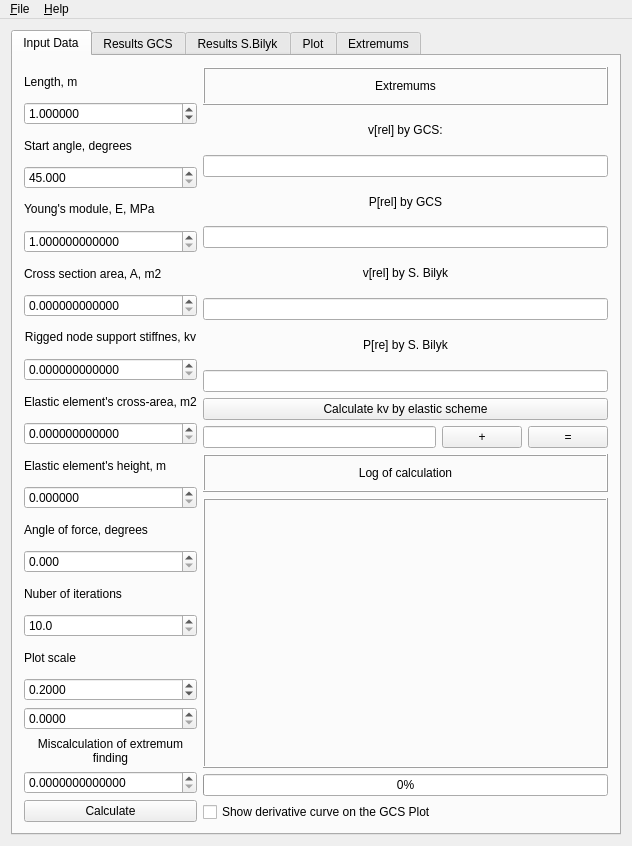
<?xml version="1.0" encoding="UTF-8"?>
<ui version="4.0">
 <class>MainWindow</class>
 <widget class="QMainWindow" name="MainWindow">
  <property name="geometry">
   <rect>
    <x>0</x>
    <y>0</y>
    <width>632</width>
    <height>846</height>
   </rect>
  </property>
  <property name="windowTitle">
   <string>Calculation of parametres of von Mises truss</string>
  </property>
  <property name="windowIcon">
   <iconset resource="../mises1.qrc">
    <normaloff>:/icons/f(x)48.png</normaloff>:/icons/f(x)48.png</iconset>
  </property>
  <widget class="QWidget" name="centralWidget">
   <layout class="QHBoxLayout" name="horizontalLayout_3">
    <property name="sizeConstraint">
     <enum>QLayout::SetMinimumSize</enum>
    </property>
    <item>
     <widget class="QTabWidget" name="tabWidget">
      <property name="currentIndex">
       <number>0</number>
      </property>
      <widget class="QWidget" name="tab1">
       <attribute name="title">
        <string>Input Data</string>
       </attribute>
       <attribute name="toolTip">
        <string>Input data for calculation</string>
       </attribute>
       <layout class="QHBoxLayout" name="horizontalLayout_6">
        <item>
         <layout class="QVBoxLayout" name="verticalLayout">
          <item>
           <widget class="QLabel" name="label_5">
            <property name="text">
             <string>Length, m</string>
            </property>
           </widget>
          </item>
          <item>
           <widget class="QDoubleSpinBox" name="arcLength">
            <property name="toolTip">
             <string>Distance between truss supports</string>
            </property>
            <property name="decimals">
             <number>6</number>
            </property>
            <property name="minimum">
             <double>0.000000000000000</double>
            </property>
            <property name="maximum">
             <double>65535.000000000000000</double>
            </property>
            <property name="value">
             <double>1.000000000000000</double>
            </property>
           </widget>
          </item>
          <item>
           <widget class="QLabel" name="alpha_0_lbl">
            <property name="text">
             <string>Start angle, degrees</string>
            </property>
           </widget>
          </item>
          <item>
           <widget class="QDoubleSpinBox" name="alpha_0">
            <property name="toolTip">
             <string>Start angle of slope of truss rod</string>
            </property>
            <property name="decimals">
             <number>3</number>
            </property>
            <property name="minimum">
             <double>45.000000000000000</double>
            </property>
            <property name="maximum">
             <double>135.000000000000000</double>
            </property>
           </widget>
          </item>
          <item>
           <widget class="QLabel" name="label">
            <property name="text">
             <string>&lt;html&gt;&lt;head/&gt;&lt;body&gt;&lt;p&gt;Young's module, E, MPa&lt;/p&gt;&lt;/body&gt;&lt;/html&gt;</string>
            </property>
           </widget>
          </item>
          <item>
           <widget class="QDoubleSpinBox" name="YoungModule">
            <property name="toolTip">
             <string>Young's module</string>
            </property>
            <property name="decimals">
             <number>12</number>
            </property>
            <property name="minimum">
             <double>1.000000000000000</double>
            </property>
            <property name="maximum">
             <double>1000000000.000000000000000</double>
            </property>
           </widget>
          </item>
          <item>
           <widget class="QLabel" name="label_2">
            <property name="text">
             <string>Cross section area, A, m2</string>
            </property>
           </widget>
          </item>
          <item>
           <widget class="QDoubleSpinBox" name="cross_area">
            <property name="toolTip">
             <string>Area of cross section of rod</string>
            </property>
            <property name="decimals">
             <number>12</number>
            </property>
            <property name="minimum">
             <double>0.000000000000000</double>
            </property>
            <property name="maximum">
             <double>1000000000.000000000000000</double>
            </property>
            <property name="singleStep">
             <double>0.100000000000000</double>
            </property>
           </widget>
          </item>
          <item>
           <widget class="QLabel" name="label_3">
            <property name="text">
             <string>&lt;html&gt;&lt;head/&gt;&lt;body&gt;&lt;p&gt;Rigged node support stiffnes, kv&lt;/p&gt;&lt;/body&gt;&lt;/html&gt;</string>
            </property>
            <property name="alignment">
             <set>Qt::AlignCenter</set>
            </property>
            <property name="wordWrap">
             <bool>false</bool>
            </property>
           </widget>
          </item>
          <item>
           <widget class="QDoubleSpinBox" name="kv">
            <property name="toolTip">
             <string>Stiffnes of support in nodal ridge</string>
            </property>
            <property name="decimals">
             <number>12</number>
            </property>
            <property name="minimum">
             <double>0.000000000000000</double>
            </property>
            <property name="maximum">
             <double>1000000000.000000000000000</double>
            </property>
            <property name="singleStep">
             <double>0.001000000000000</double>
            </property>
           </widget>
          </item>
          <item>
           <widget class="QLabel" name="label_10">
            <property name="text">
             <string>Elastic element's cross-area, m2</string>
            </property>
           </widget>
          </item>
          <item>
           <widget class="QDoubleSpinBox" name="afcal">
            <property name="toolTip">
             <string>Cross section area of elastic elements</string>
            </property>
            <property name="statusTip">
             <string/>
            </property>
            <property name="decimals">
             <number>12</number>
            </property>
            <property name="maximum">
             <double>1000000000.000000000000000</double>
            </property>
            <property name="singleStep">
             <double>0.100000000000000</double>
            </property>
           </widget>
          </item>
          <item>
           <widget class="QLabel" name="label_11">
            <property name="text">
             <string>Elastic element's height, m</string>
            </property>
           </widget>
          </item>
          <item>
           <widget class="QDoubleSpinBox" name="hw">
            <property name="toolTip">
             <string>Height of elastic elements</string>
            </property>
            <property name="statusTip">
             <string/>
            </property>
            <property name="decimals">
             <number>6</number>
            </property>
            <property name="maximum">
             <double>65535.000000000000000</double>
            </property>
           </widget>
          </item>
          <item>
           <widget class="QLabel" name="label_4">
            <property name="text">
             <string>Angle of force, degrees</string>
            </property>
           </widget>
          </item>
          <item>
           <widget class="QDoubleSpinBox" name="forceAngle">
            <property name="toolTip">
             <string>Angle of slope of force vector</string>
            </property>
            <property name="decimals">
             <number>3</number>
            </property>
            <property name="minimum">
             <double>0.000000000000000</double>
            </property>
            <property name="maximum">
             <double>90.000000000000000</double>
            </property>
           </widget>
          </item>
          <item>
           <widget class="QLabel" name="label_6">
            <property name="text">
             <string>Nuber of iterations</string>
            </property>
           </widget>
          </item>
          <item>
           <widget class="QDoubleSpinBox" name="iterations">
            <property name="toolTip">
             <string>Number of iterations in calculation</string>
            </property>
            <property name="decimals">
             <number>1</number>
            </property>
            <property name="minimum">
             <double>10.000000000000000</double>
            </property>
            <property name="maximum">
             <double>5000.000000000000000</double>
            </property>
           </widget>
          </item>
          <item>
           <widget class="QLabel" name="label_7">
            <property name="text">
             <string>Plot scale</string>
            </property>
           </widget>
          </item>
          <item>
           <widget class="QDoubleSpinBox" name="plotScale">
            <property name="toolTip">
             <string>Scale of plot's curve</string>
            </property>
            <property name="decimals">
             <number>4</number>
            </property>
            <property name="maximum">
             <double>100.000000000000000</double>
            </property>
            <property name="singleStep">
             <double>0.000100000000000</double>
            </property>
            <property name="value">
             <double>0.200000000000000</double>
            </property>
           </widget>
          </item>
          <item>
           <widget class="QDoubleSpinBox" name="plotScale2">
            <property name="toolTip">
             <string>Scsale of plot's cuvre (elastic)</string>
            </property>
            <property name="decimals">
             <number>4</number>
            </property>
            <property name="maximum">
             <double>100.000000000000000</double>
            </property>
            <property name="singleStep">
             <double>0.000100000000000</double>
            </property>
           </widget>
          </item>
          <item>
           <widget class="QLabel" name="label_13">
            <property name="text">
             <string>Miscalculation of extremum finding</string>
            </property>
            <property name="alignment">
             <set>Qt::AlignCenter</set>
            </property>
            <property name="wordWrap">
             <bool>true</bool>
            </property>
           </widget>
          </item>
          <item>
           <widget class="QDoubleSpinBox" name="miscalc">
            <property name="decimals">
             <number>13</number>
            </property>
            <property name="maximum">
             <double>1.000000000000000</double>
            </property>
            <property name="singleStep">
             <double>0.000000000000000</double>
            </property>
           </widget>
          </item>
          <item>
           <widget class="QPushButton" name="countBtn">
            <property name="text">
             <string>Calculate</string>
            </property>
           </widget>
          </item>
         </layout>
        </item>
        <item>
         <layout class="QVBoxLayout" name="verticalLayout_3">
          <property name="leftMargin">
           <number>0</number>
          </property>
          <item>
           <widget class="QLabel" name="label_18">
            <property name="frameShape">
             <enum>QFrame::Box</enum>
            </property>
            <property name="frameShadow">
             <enum>QFrame::Raised</enum>
            </property>
            <property name="text">
             <string>Extremums</string>
            </property>
            <property name="scaledContents">
             <bool>false</bool>
            </property>
            <property name="alignment">
             <set>Qt::AlignCenter</set>
            </property>
           </widget>
          </item>
          <item>
           <widget class="QLabel" name="label_9">
            <property name="text">
             <string>v[rel] by GCS:</string>
            </property>
            <property name="alignment">
             <set>Qt::AlignCenter</set>
            </property>
           </widget>
          </item>
          <item>
           <widget class="QLineEdit" name="extremumX">
            <property name="toolTip">
             <string>The x coordinate where the function has extremum</string>
            </property>
            <property name="readOnly">
             <bool>true</bool>
            </property>
           </widget>
          </item>
          <item>
           <widget class="QLabel" name="label_8">
            <property name="text">
             <string>P[rel] by GCS</string>
            </property>
            <property name="alignment">
             <set>Qt::AlignCenter</set>
            </property>
           </widget>
          </item>
          <item>
           <widget class="QLineEdit" name="extremumY">
            <property name="toolTip">
             <string>Extremum value of function</string>
            </property>
            <property name="readOnly">
             <bool>true</bool>
            </property>
           </widget>
          </item>
          <item>
           <widget class="QLabel" name="label_12">
            <property name="text">
             <string>v[rel] by S. Bilyk</string>
            </property>
            <property name="alignment">
             <set>Qt::AlignCenter</set>
            </property>
           </widget>
          </item>
          <item>
           <widget class="QLineEdit" name="extremumX2">
            <property name="toolTip">
             <string>The x coordinate where the function has extremum</string>
            </property>
            <property name="readOnly">
             <bool>true</bool>
            </property>
           </widget>
          </item>
          <item>
           <widget class="QLabel" name="label_16">
            <property name="text">
             <string>P[re] by S. Bilyk</string>
            </property>
            <property name="alignment">
             <set>Qt::AlignCenter</set>
            </property>
           </widget>
          </item>
          <item>
           <widget class="QLineEdit" name="extremumY2">
            <property name="toolTip">
             <string>Extremum value of function</string>
            </property>
            <property name="readOnly">
             <bool>true</bool>
            </property>
           </widget>
          </item>
          <item>
           <widget class="QPushButton" name="calcKvBtn">
            <property name="text">
             <string>Calculate kv by elastic scheme</string>
            </property>
           </widget>
          </item>
          <item>
           <layout class="QHBoxLayout" name="horizontalLayout_2">
            <item>
             <widget class="QLineEdit" name="cKv">
              <property name="readOnly">
               <bool>true</bool>
              </property>
             </widget>
            </item>
            <item>
             <widget class="QPushButton" name="plusBtn">
              <property name="toolTip">
               <string>Add obtained kv value to existed kv value</string>
              </property>
              <property name="text">
               <string>+</string>
              </property>
             </widget>
            </item>
            <item>
             <widget class="QPushButton" name="subsBtn">
              <property name="toolTip">
               <string>Subsitute existed kv value to obtained one</string>
              </property>
              <property name="text">
               <string>=</string>
              </property>
             </widget>
            </item>
           </layout>
          </item>
          <item>
           <widget class="QLabel" name="label_17">
            <property name="frameShape">
             <enum>QFrame::Box</enum>
            </property>
            <property name="frameShadow">
             <enum>QFrame::Raised</enum>
            </property>
            <property name="text">
             <string>Log of calculation</string>
            </property>
            <property name="scaledContents">
             <bool>false</bool>
            </property>
            <property name="alignment">
             <set>Qt::AlignCenter</set>
            </property>
           </widget>
          </item>
          <item>
           <widget class="QLabel" name="cLog">
            <property name="minimumSize">
             <size>
              <width>0</width>
              <height>270</height>
             </size>
            </property>
            <property name="frameShape">
             <enum>QFrame::Box</enum>
            </property>
            <property name="frameShadow">
             <enum>QFrame::Raised</enum>
            </property>
            <property name="text">
             <string/>
            </property>
            <property name="alignment">
             <set>Qt::AlignLeading|Qt::AlignLeft|Qt::AlignTop</set>
            </property>
            <property name="wordWrap">
             <bool>true</bool>
            </property>
           </widget>
          </item>
          <item>
           <widget class="QProgressBar" name="progressBar">
            <property name="value">
             <number>0</number>
            </property>
           </widget>
          </item>
          <item>
           <widget class="QCheckBox" name="isDeriv">
            <property name="text">
             <string>Show derivative curve on the GCS Plot</string>
            </property>
           </widget>
          </item>
         </layout>
        </item>
       </layout>
      </widget>
      <widget class="QWidget" name="tab_2">
       <attribute name="title">
        <string>Results GCS</string>
       </attribute>
       <layout class="QVBoxLayout" name="verticalLayout_5">
        <item>
         <widget class="QTableWidget" name="tableWidget">
          <property name="sizePolicy">
           <sizepolicy hsizetype="Preferred" vsizetype="MinimumExpanding">
            <horstretch>0</horstretch>
            <verstretch>0</verstretch>
           </sizepolicy>
          </property>
          <property name="contextMenuPolicy">
           <enum>Qt::CustomContextMenu</enum>
          </property>
          <property name="horizontalScrollBarPolicy">
           <enum>Qt::ScrollBarAsNeeded</enum>
          </property>
          <property name="dragDropOverwriteMode">
           <bool>false</bool>
          </property>
          <property name="selectionBehavior">
           <enum>QAbstractItemView::SelectItems</enum>
          </property>
          <property name="textElideMode">
           <enum>Qt::ElideMiddle</enum>
          </property>
          <property name="columnCount">
           <number>3</number>
          </property>
          <attribute name="horizontalHeaderStretchLastSection">
           <bool>true</bool>
          </attribute>
          <column>
           <property name="text">
            <string>vp/a0</string>
           </property>
           <property name="toolTip">
            <string>X values on plot</string>
           </property>
          </column>
          <column>
           <property name="text">
            <string>F(vp/a0)</string>
           </property>
           <property name="toolTip">
            <string>Y value on plot</string>
           </property>
          </column>
          <column>
           <property name="text">
            <string>F'(vp/a0)</string>
           </property>
           <property name="toolTip">
            <string>Derivative of function Y</string>
           </property>
          </column>
         </widget>
        </item>
       </layout>
      </widget>
      <widget class="QWidget" name="tab">
       <attribute name="title">
        <string>Results S.Bilyk</string>
       </attribute>
       <layout class="QVBoxLayout" name="verticalLayout_4">
        <item>
         <widget class="QTableWidget" name="results_Bilyk">
          <property name="contextMenuPolicy">
           <enum>Qt::CustomContextMenu</enum>
          </property>
          <column>
           <property name="text">
            <string>v[rel]</string>
           </property>
          </column>
          <column>
           <property name="text">
            <string>P[rel]</string>
           </property>
          </column>
          <column>
           <property name="text">
            <string>keM</string>
           </property>
          </column>
         </widget>
        </item>
       </layout>
      </widget>
      <widget class="QWidget" name="tab2">
       <attribute name="title">
        <string>Plot</string>
       </attribute>
       <attribute name="toolTip">
        <string>Plot of function</string>
       </attribute>
       <layout class="QHBoxLayout" name="horizontalLayout_5">
        <item>
         <layout class="QVBoxLayout" name="verticalLayout_2">
          <item>
           <widget class="QwtPlot" name="qwtPlot"/>
          </item>
         </layout>
        </item>
       </layout>
      </widget>
      <widget class="QWidget" name="tab3">
       <attribute name="title">
        <string>Extremums</string>
       </attribute>
       <attribute name="toolTip">
        <string>All extremums for all start angles</string>
       </attribute>
       <layout class="QVBoxLayout" name="verticalLayout_6">
        <item>
         <widget class="QTableWidget" name="extremums">
          <property name="sizePolicy">
           <sizepolicy hsizetype="Preferred" vsizetype="Expanding">
            <horstretch>0</horstretch>
            <verstretch>0</verstretch>
           </sizepolicy>
          </property>
          <property name="contextMenuPolicy">
           <enum>Qt::CustomContextMenu</enum>
          </property>
          <attribute name="horizontalHeaderStretchLastSection">
           <bool>true</bool>
          </attribute>
          <attribute name="verticalHeaderStretchLastSection">
           <bool>false</bool>
          </attribute>
          <column>
           <property name="text">
            <string>Start Angle</string>
           </property>
          </column>
          <column>
           <property name="text">
            <string>v[rel]</string>
           </property>
          </column>
          <column>
           <property name="text">
            <string>P[rel]</string>
           </property>
          </column>
         </widget>
        </item>
        <item>
         <layout class="QHBoxLayout" name="horizontalLayout_4">
          <property name="topMargin">
           <number>0</number>
          </property>
          <item>
           <widget class="QLabel" name="label_14">
            <property name="text">
             <string>Initial start angle</string>
            </property>
           </widget>
          </item>
          <item>
           <widget class="QDoubleSpinBox" name="initStAngle">
            <property name="toolTip">
             <string>Initial start angle value to find extremums</string>
            </property>
            <property name="maximum">
             <double>180.000000000000000</double>
            </property>
            <property name="value">
             <double>45.000000000000000</double>
            </property>
           </widget>
          </item>
          <item>
           <widget class="QLabel" name="label_15">
            <property name="text">
             <string>Final start angle</string>
            </property>
           </widget>
          </item>
          <item>
           <widget class="QDoubleSpinBox" name="finStAngle">
            <property name="toolTip">
             <string>Final start angle value to find extremums</string>
            </property>
            <property name="maximum">
             <double>180.000000000000000</double>
            </property>
            <property name="value">
             <double>89.000000000000000</double>
            </property>
           </widget>
          </item>
         </layout>
        </item>
        <item>
         <layout class="QHBoxLayout" name="horizontalLayout">
          <property name="topMargin">
           <number>0</number>
          </property>
          <item>
           <spacer name="horizontalSpacer_2">
            <property name="orientation">
             <enum>Qt::Horizontal</enum>
            </property>
            <property name="sizeHint" stdset="0">
             <size>
              <width>40</width>
              <height>20</height>
             </size>
            </property>
           </spacer>
          </item>
          <item>
           <widget class="QPushButton" name="calcExtr">
            <property name="sizePolicy">
             <sizepolicy hsizetype="Fixed" vsizetype="Fixed">
              <horstretch>0</horstretch>
              <verstretch>0</verstretch>
             </sizepolicy>
            </property>
            <property name="text">
             <string>Calculate Extremums</string>
            </property>
           </widget>
          </item>
          <item>
           <widget class="QPushButton" name="saveBtn">
            <property name="text">
             <string>Save Results to *.csv</string>
            </property>
           </widget>
          </item>
          <item>
           <spacer name="horizontalSpacer">
            <property name="orientation">
             <enum>Qt::Horizontal</enum>
            </property>
            <property name="sizeHint" stdset="0">
             <size>
              <width>40</width>
              <height>20</height>
             </size>
            </property>
           </spacer>
          </item>
         </layout>
        </item>
       </layout>
      </widget>
     </widget>
    </item>
   </layout>
  </widget>
  <widget class="QMenuBar" name="menuBar">
   <property name="geometry">
    <rect>
     <x>0</x>
     <y>0</y>
     <width>632</width>
     <height>30</height>
    </rect>
   </property>
   <widget class="QMenu" name="menu_File">
    <property name="title">
     <string>&amp;File</string>
    </property>
    <addaction name="actionE_xit"/>
   </widget>
   <widget class="QMenu" name="menu_Help">
    <property name="title">
     <string>&amp;Help</string>
    </property>
    <addaction name="action_About"/>
    <addaction name="actionA_bout_Qt"/>
   </widget>
   <addaction name="menu_File"/>
   <addaction name="menu_Help"/>
  </widget>
  <action name="actionE_xit">
   <property name="text">
    <string>E&amp;xit</string>
   </property>
  </action>
  <action name="action_About">
   <property name="text">
    <string>&amp;About...</string>
   </property>
  </action>
  <action name="actionA_bout_Qt">
   <property name="text">
    <string>A&amp;bout Qt</string>
   </property>
  </action>
 </widget>
 <layoutdefault spacing="6" margin="11"/>
 <customwidgets>
  <customwidget>
   <class>QwtPlot</class>
   <extends>QFrame</extends>
   <header>qwt_plot.h</header>
   <container>1</container>
  </customwidget>
 </customwidgets>
 <resources>
  <include location="../mises1.qrc"/>
 </resources>
 <connections/>
</ui>
